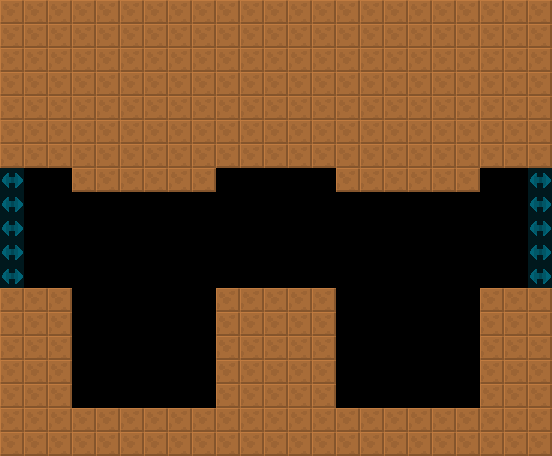

This is a level from a 2D game, rendered from its Tiled map with the project's own tilesets. A one-line summary and the map file follow, with tile-layer data summarised:
An orthogonal 23x19 tile map with 24x24 px tiles, 2 tile layers (col, lnk), 2 tilesets and 5 objects (2x UnstablePF, 2x Spikes, RotatingBall).

<map version="1.4" tiledversion="1.4.2" orientation="orthogonal" renderorder="right-down" width="23" height="19" tilewidth="24" tileheight="24" infinite="0" nextlayerid="4" nextobjectid="8">
 <tileset firstgid="6" source="../../lnk.tsx" />
 <tileset firstgid="1" source="../../col.tsx" />
 <layer id="1" name="col" width="23" height="19">
  <data>[437 cells, 274 non-empty, 1 distinct tile ids]</data>
 </layer>
 <layer id="2" name="lnk" width="23" height="19" opacity="0.5">
  <data>[437 cells, 10 non-empty, 1 distinct tile ids]</data>
 </layer>
 <objectgroup id="3" name="markers" opacity="0.5">
  <object id="1" name="RotatingBall" type="RotatingBall" x="264" y="144" width="24" height="24">
   <properties>
    <property name="yr" value="0" />
    <property name="xr" value="0" />
   </properties>
  </object>
  <object id="2" name="UnstablePF" type="UnstablePF" x="72" y="288" width="144" height="24">
   <properties>
    <property name="yr" value="0" />
    <property name="xr" value="0" />
   </properties>
  </object>
  <object id="3" name="UnstablePF" type="UnstablePF" x="336" y="288" width="144" height="24">
   <properties>
    <property name="yr" value="0" />
    <property name="xr" value="0" />
   </properties>
  </object>
  <object id="4" name="Spikes" type="Spikes" x="72" y="384" width="144" height="24">
   <properties>
    <property name="yr" value="0" />
    <property name="xr" value="0" />
   </properties>
  </object>
  <object id="5" name="Spikes" type="Spikes" x="336" y="384" width="144" height="24">
   <properties>
    <property name="yr" value="0" />
    <property name="xr" value="0" />
   </properties>
  </object>
 </objectgroup>
</map>
